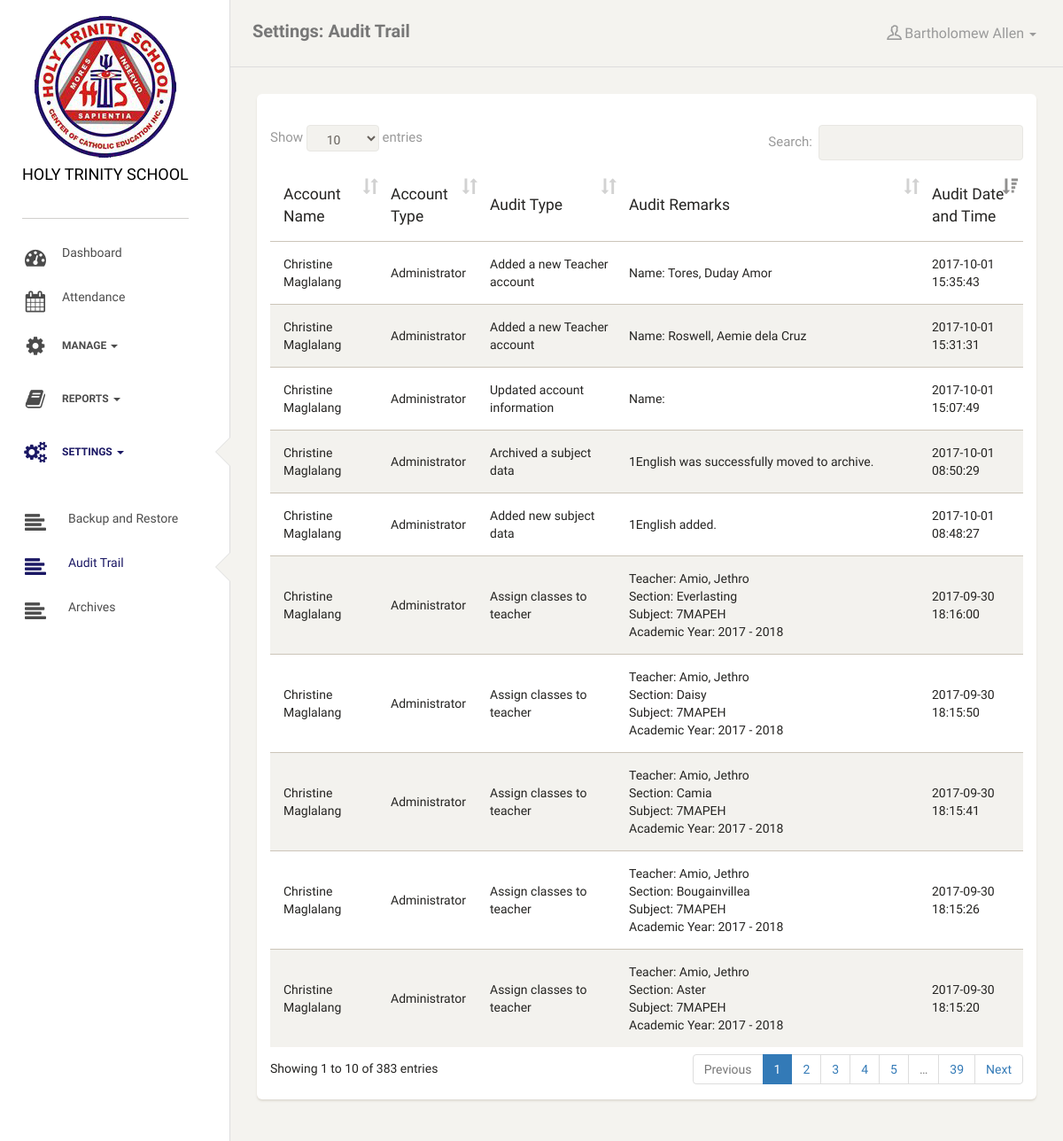
The page /audittrail.php (signed in) on the database as committed earlier.
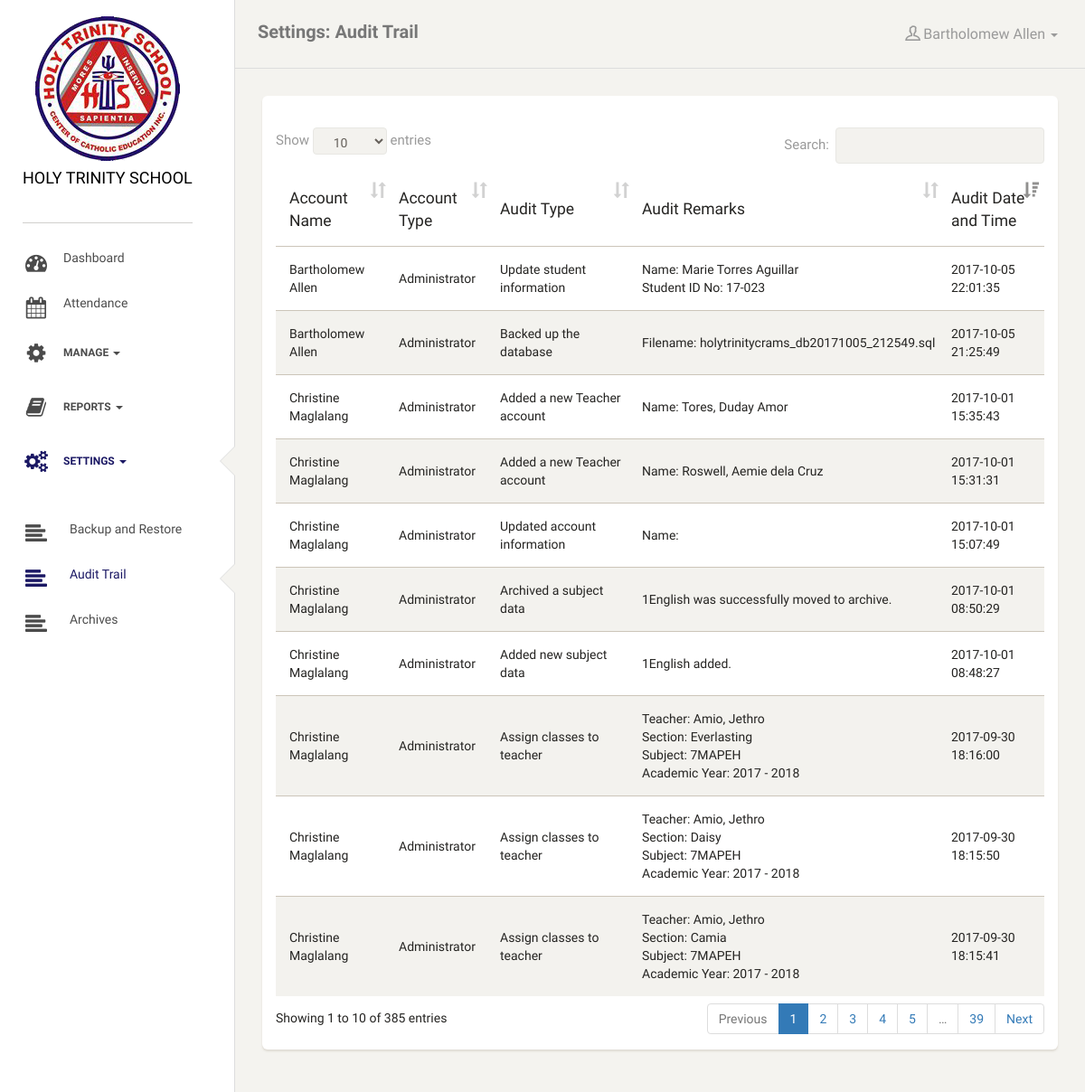
The same page on the database as committed later.
### tables this page shows
CREATE TABLE `audit_trail` (
  `audit_id` int(11) NOT NULL AUTO_INCREMENT,
  `user_id` int(11) NOT NULL,
  `user_privilege` int(11) NOT NULL,
  `audit_type` varchar(255) NOT NULL,
  `audit_remarks` text NOT NULL,
  `audit_datetime` datetime NOT NULL,
  PRIMARY KEY (`audit_id`)
);

CREATE TABLE `useraccount` (
  `user_id` int(11) NOT NULL AUTO_INCREMENT,
  `username` varchar(255) NOT NULL,
  `password` varchar(512) NOT NULL,
  `last_name` varchar(255) NOT NULL,
  `first_name` varchar(255) NOT NULL,
  `middle_name` varchar(255) NOT NULL,
  `honorific` varchar(100) NOT NULL,
  `suffix` varchar(100) NOT NULL,
  `emp_num` varchar(255) NOT NULL,
  `user_privilege` int(11) NOT NULL,
  `randSalt` varchar(255) NOT NULL DEFAULT '$2y$10$jMmqu3FgVxSxnIsFbQpCg1$',
  `first_login` int(11) NOT NULL,
  `archive_status` int(11) NOT NULL DEFAULT '0',
  PRIMARY KEY (`user_id`)
);

### includes/functions.php (called while the page is built, shortened)
<?php
function displayAccountType($userprivilege){
    if($userprivilege==1)
        return "Administrator";
    elseif($userprivilege==2)
        return "Teacher";
    elseif($userprivilege==3)
        return "Coordinator";
    else
        return "Attendance Monitor";
}
function displayName($user_id){
    global $connection;
    $query = "SELECT * FROM useraccount WHERE user_id = {$user_id}";
    $result = mysqli_query($connection, $query) or die (mysqli_error($connection));
    $row = mysqli_fetch_array($result);
    return $row['first_name'] . " " . $row['last_name'];
}

### audittrail.php (the view)
<?php include("includes/header.php") ?>
    <?php
$activePage = "Settings: Audit Trail";
?>
        <?php include("includes/side-nav.php") ?>
            <?php include("includes/top-nav.php") ?>
                <div class="content">
                    <div class="container-fluid">
                        <div class="card">
                            <div class="header">
                            </div>
                            <div class="content">
                                <table class="table table-hover table-striped table-condensed" id="content_audit">
                                    <thead>
                                        <tr>
                                            <th>Account Name</th>
                                            <th>Account Type</th>
                                            <th>Audit Type</th>
                                            <th>Audit Remarks</th>
                                            <th>Audit Date and Time</th>
                                        </tr>
                                    </thead>
                                    <tbody>
                                        <?php
                        $queryAudit = "SELECT * FROM audit_trail ORDER BY audit_datetime DESC";
                        $resultAudit = mysqli_query($connection, $queryAudit);
                        while($rowAudit = mysqli_fetch_array($resultAudit)){
                            ?>
                                            <tr>
                                                <td>
                                                    <?= displayName($rowAudit['user_id']) ?>
                                                </td>
                                                <td>
                                                    <?= displayAccountType($rowAudit['user_privilege']) ?>
                                                </td>
                                                <td>
                                                    <?= $rowAudit['audit_type'] ?>
                                                </td>
                                                <td>
                                                    <?= $rowAudit['audit_remarks'] ?>
                                                </td>
                                                <td>
                                                    <?=  $rowAudit['audit_datetime']  ?>
                                                </td>
                                            </tr>
                                            <?php } ?>
                                    </tbody>
                                </table>
                            </div>
                        </div>
                    </div>
                </div>
                <?php include("includes/footer.php") ?>

### includes/header.php (shortened to what this page needs)
<?php
include("includes/db.php");
include("includes/functions.php");
 ?>
<!DOCTYPE html>
<html lang="en">
<head>
    <link href="assets/css/bootstrap.min.css" rel="stylesheet" />
    <link href="assets/css/animate.min.css" rel="stylesheet"/>
    <link href="assets/css/paper-dashboard.css" rel="stylesheet"/>
    <link rel="stylesheet" href="plugins/iCheck/flat/red.css">
    <link href="assets/css/demo.css" rel="stylesheet" />
    <link href="http://maxcdn.bootstrapcdn.com/font-awesome/latest/css/font-awesome.min.css" rel="stylesheet">
    <link href="assets/css/themify-icons.css" rel="stylesheet">
    <link rel="stylesheet" href="plugins/datatables/dataTables.bootstrap.css">
    <link rel="stylesheet" href="plugins/sweetalert2/dist/sweetalert2.min.css">
    <link rel="stylesheet" href="plugins/select2/dist/css/select2.min.css">
</head>
<body>

### includes/side-nav.php (shortened to what this page needs)
<?php
$activePageFilename = basename($_SERVER['PHP_SELF']);
?>
    <div class="wrapper">
        <div class="sidebar" data-background-color="white" data-active-color="primary">
            <div class="sidebar-wrapper">
                <div class="logo" style="position: fixed; left: 5px; z-index: 1; padding-bottom: 30px; background-color: #fff">
                    <img src="images/logo copy.png" style="margin:auto; display: block">
                    <a href="./" class="simple-text" style="color: #000">
                    Holy Trinity School
                </a>
                </div>
                <ul class="nav" style="z-index: 9999">
                    <li <?php if(isset($activePage)&&$activePage=='Dashboard' ) echo "class='active'" ?>>
                        <a href="./"><i class="fa fa-dashboard fa-fw"></i> Dashboard</a>
                    </li>
                    <?php if($_SESSION['hts_user_userprivilege']==1){ ?>
                    <li <?php if(isset($activePage)&&$activePage=='Attendance Monitoring' ) echo "class='active'" ?>>
                        <a href="attendance.php">
                            <i class="fa fa-calendar fa-fw"><div class="icon-bg bg-orange"></div></i> Attendance
                        </a>
                    </li>
                    <li <?php if(isset($activePage)&&strpos($activePage, "Manage")!==false) echo "class='active'" ?>>
                        <a data-toggle="collapse" href="#manage">
                            <i class="fa fa-gear fa-fw"></i>
                            <p>Manage <b class="caret"></b></p>
                        </a>
                    </li>
                    <li <?php if(isset($activePage)&&strpos($activePage, "Reports")!==false) echo "class='active'" ?>>
                        <a data-toggle="collapse" href="#reports">
                            <i class="fa fa-book fa-fw"></i>
                            <p>Reports <b class="caret"></b></p>
                        </a>
                    </li>
                    <li <?php if(isset($activePage)&&strpos($activePage, "Settings")!==false||strpos($activePage, "Archives")!==false) echo "class='active'" ?>>
                        <a data-toggle="collapse" href="#settings">
                            <i class="fa fa-gears fa-fw"></i>
                            <p>Settings <b class="caret"></b></p>
                        </a>
                        <div class="collapse" id="settings">
                            <ul class="nav">
                                <li <?php if(strpos($activePageFilename, "backupandrestore.php")!==false) echo "class='active'" ?>>
                                    <a href="backupandrestore.php"><i class="fa fa-align-left"></i>&nbsp; Backup and Restore</a>
                                </li>
                                <li <?php if(strpos($activePageFilename, "audittrail.php")!==false) echo "class='active'" ?>>
                                    <a href="audittrail.php"><i class="fa fa-align-left"></i>&nbsp; Audit Trail</a>
                                </li>
                                <li <?php if(strpos($activePageFilename, "archives.php")!==false) echo "class='active'" ?>>
                                    <a href="archives.php">
                                        <i class="fa fa-align-left"></i>&nbsp; Archives
                                    </a>
                                </li>
                            </ul>
                        </div>
                    </li>
                    <?php } ?>
                </ul>
            </div>
        </div>

### includes/top-nav.php (shortened to what this page needs)
<div class="main-panel">
    <nav class="navbar navbar-default">
        <div class="container-fluid">
            <div class="navbar-header">
                <a class="navbar-brand" href="#"><?= $activePage ?> </a>
            </div>
            <div class="collapse navbar-collapse">
                <ul class="nav navbar-nav navbar-right">
                    <li class="dropdown">
                          <a href="#" class="dropdown-toggle" data-toggle="dropdown">
                                <i class="ti-user"></i>
                                <p><?php if(isset($_SESSION['hts_user_userprivilege'])) echo $_SESSION['hts_user_firstname'] . " " . $_SESSION['hts_user_lastname'] ?></p>
                                <b class="caret"></b>
                          </a>
                    </li>
                </ul>
            </div>
        </div>
    </nav>

### includes/footer.php (shortened to what this page needs)
</body>
</html>

Rows that differ between the two databases and show on the page:
no longer on this page (row unchanged): audit_trail: user.last_name "Christine Maglalang", user_privilege "Administrator", audit_type "Assign classes to teacher", audit_remarks "Teacher: Amio, Jethro Section: Bougainvillea Subject: 7MAPEH Academic Year: 2017 - 2018", audit_datetime "2017-09-30 18:15:26"
no longer on this page (row unchanged): audit_trail: user.last_name "Christine Maglalang", user_privilege "Administrator", audit_type "Assign classes to teacher", audit_remarks "Teacher: Amio, Jethro Section: Aster Subject: 7MAPEH Academic Year: 2017 - 2018", audit_datetime "2017-09-30 18:15:20"
added audit_trail: user.last_name "Bartholomew Allen", user_privilege "Administrator", audit_type "Update student information", audit_remarks "Name: Marie Torres Aguillar Student ID No: 17-023", audit_datetime "2017-10-05 22:01:35"
added audit_trail: user.last_name "Bartholomew Allen", user_privilege "Administrator", audit_type "Backed up the database", audit_remarks "Filename: holytrinitycrams_db20171005_212549.sql", audit_datetime "2017-10-05 21:25:49"
Other text that changed with them:
text written by a page script: "Show entries Search: Showing 1 to 10 of 383 entries Previous 1 2 3 4 5 … 39 Next" → "Show entries Search: Showing 1 to 10 of 385 entries Previous 1 2 3 4 5 … 39 Next"
